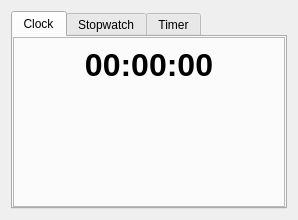
<?xml version="1.0" encoding="UTF-8"?>
<ui version="4.0">
 <class>KritaTimeManagerWidget</class>
 <widget class="QWidget" name="KritaTimeManagerWidget">
  <property name="geometry">
   <rect>
    <x>0</x>
    <y>0</y>
    <width>280</width>
    <height>220</height>
   </rect>
  </property>
  <property name="windowTitle">
   <string>Krita Time Manager</string>
  </property>
  <layout class="QVBoxLayout" name="mainLayout">
   <item>
    <widget class="QTabWidget" name="modeTabs">
     <property name="currentIndex">
      <number>0</number>
     </property>
      <widget class="QFrame" name="clockTab">
       <property name="frameShape">
        <enum>QFrame::StyledPanel</enum>
       </property>
       <property name="frameShadow">
        <enum>QFrame::Sunken</enum>
       </property>
       <attribute name="title">
        <string>Clock</string>
       </attribute>
      <layout class="QVBoxLayout" name="clockTabLayout">
       <item>
        <widget class="QLabel" name="clockLabel">
         <property name="font">
          <font>
           <pointsize>24</pointsize>
           <weight>75</weight>
           <bold>true</bold>
          </font>
         </property>
         <property name="text">
          <string>00:00:00</string>
         </property>
         <property name="alignment">
          <set>Qt::AlignCenter</set>
         </property>
        </widget>
       </item>
       <item>
        <widget class="QLabel" name="dateLabel">
         <property name="text">
          <string/>
         </property>
         <property name="alignment">
          <set>Qt::AlignCenter</set>
         </property>
        </widget>
       </item>
       <item>
        <spacer name="clockSpacer">
         <property name="orientation">
          <enum>Qt::Vertical</enum>
         </property>
         <property name="sizeHint" stdset="0">
          <size>
           <width>20</width>
           <height>40</height>
          </size>
         </property>
        </spacer>
       </item>
      </layout>
     </widget>
      <widget class="QFrame" name="stopwatchTab">
       <property name="frameShape">
        <enum>QFrame::StyledPanel</enum>
       </property>
       <property name="frameShadow">
        <enum>QFrame::Sunken</enum>
       </property>
       <attribute name="title">
        <string>Stopwatch</string>
       </attribute>
      <layout class="QVBoxLayout" name="stopwatchTabLayout">
       <item>
        <widget class="QLabel" name="stopwatchLabel">
         <property name="font">
          <font>
           <pointsize>20</pointsize>
           <weight>75</weight>
           <bold>true</bold>
          </font>
         </property>
         <property name="text">
          <string>00:00:00</string>
         </property>
         <property name="alignment">
          <set>Qt::AlignCenter</set>
         </property>
        </widget>
       </item>
       <item>
        <layout class="QHBoxLayout" name="stopwatchButtonsLayout">
         <item>
          <widget class="QPushButton" name="swStartButton">
           <property name="text">
            <string>Start</string>
           </property>
          </widget>
         </item>
         <item>
          <widget class="QPushButton" name="swResetButton">
           <property name="text">
            <string>Reset</string>
           </property>
          </widget>
         </item>
        </layout>
       </item>
       <item>
        <spacer name="stopwatchSpacer">
         <property name="orientation">
          <enum>Qt::Vertical</enum>
         </property>
         <property name="sizeHint" stdset="0">
          <size>
           <width>20</width>
           <height>40</height>
          </size>
         </property>
        </spacer>
       </item>
      </layout>
     </widget>
      <widget class="QFrame" name="timerTab">
       <property name="frameShape">
        <enum>QFrame::StyledPanel</enum>
       </property>
       <property name="frameShadow">
        <enum>QFrame::Sunken</enum>
       </property>
       <attribute name="title">
        <string>Timer</string>
       </attribute>
      <layout class="QVBoxLayout" name="timerTabLayout">
       <item>
        <widget class="QLabel" name="timerLabel">
         <property name="font">
          <font>
           <pointsize>24</pointsize>
           <weight>75</weight>
           <bold>true</bold>
          </font>
         </property>
         <property name="text">
          <string>00:00:00</string>
         </property>
         <property name="alignment">
          <set>Qt::AlignCenter</set>
         </property>
        </widget>
       </item>
       <item>
        <layout class="QHBoxLayout" name="timerQuickLayout">
         <item>
          <widget class="QPushButton" name="timerPlus30Button">
           <property name="text">
            <string>+0:30</string>
           </property>
          </widget>
         </item>
         <item>
          <widget class="QPushButton" name="timerPlus60Button">
           <property name="text">
            <string>+1:00</string>
           </property>
          </widget>
         </item>
         <item>
          <widget class="QPushButton" name="timerPlus300Button">
           <property name="text">
            <string>+5:00</string>
           </property>
          </widget>
         </item>
        </layout>
       </item>
       <item>
        <layout class="QHBoxLayout" name="timerButtonsLayout">
         <item>
          <widget class="QPushButton" name="timerStartButton">
           <property name="text">
            <string>Start</string>
           </property>
          </widget>
         </item>
         <item>
          <widget class="QPushButton" name="timerResetButton">
           <property name="text">
            <string>Reset</string>
           </property>
          </widget>
         </item>
        </layout>
       </item>
       <item>
        <spacer name="timerSpacer">
         <property name="orientation">
          <enum>Qt::Vertical</enum>
         </property>
         <property name="sizeHint" stdset="0">
          <size>
           <width>20</width>
           <height>40</height>
          </size>
         </property>
        </spacer>
       </item>
      </layout>
     </widget>
    </widget>
   </item>
  </layout>
 </widget>
 <resources/>
 <connections/>
</ui>
